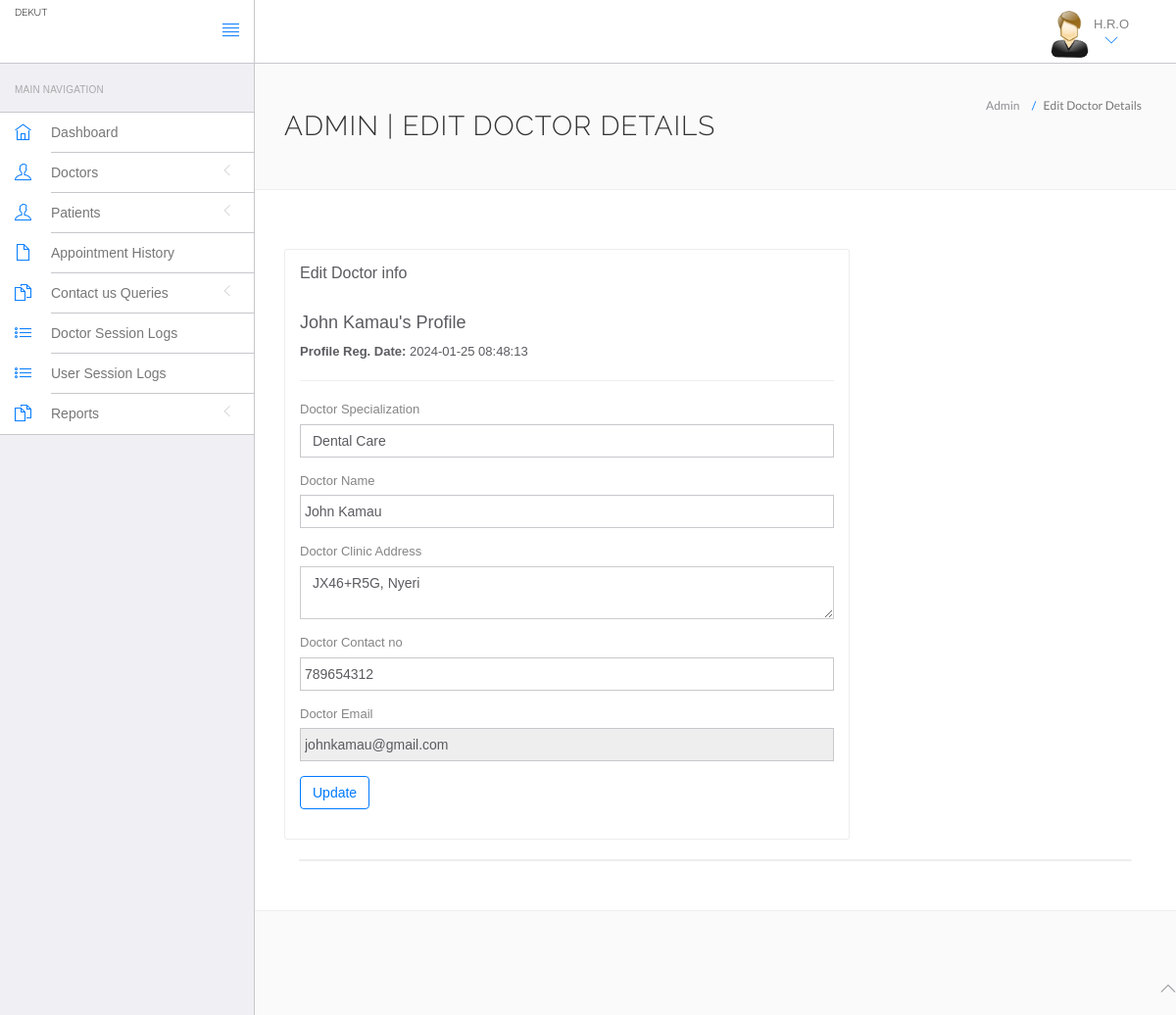
The page /MSC/admin/edit-doctor.php?id=24 (signed in) on the database its author committed.
### tables this page shows
CREATE TABLE `doctors` (
  `id` int(11) NOT NULL,
  `specilization` varchar(255) DEFAULT NULL,
  `doctorName` varchar(255) DEFAULT NULL,
  `address` longtext DEFAULT NULL,
  `contactno` bigint(11) DEFAULT NULL,
  `docEmail` varchar(255) DEFAULT NULL,
  `password` varchar(255) DEFAULT NULL,
  `creationDate` timestamp NULL DEFAULT current_timestamp(),
  `updationDate` timestamp NULL DEFAULT NULL ON UPDATE current_timestamp()
);

### MSC/admin/edit-doctor.php (the view, shortened to what this page needs)
<?php
if(strlen($_SESSION['id']==0)) {
 header('location:logout.php');
  } else{
$did=intval($_GET['id']);
?>
<!DOCTYPE html>
<html lang="en">
	<head>
		<link rel="stylesheet" href="vendor/bootstrap/css/bootstrap.min.css">
		<link rel="stylesheet" href="vendor/fontawesome/css/font-awesome.min.css">
		<link rel="stylesheet" href="vendor/themify-icons/themify-icons.min.css">
		<link href="vendor/animate.css/animate.min.css" rel="stylesheet" media="screen">
		<link href="vendor/perfect-scrollbar/perfect-scrollbar.min.css" rel="stylesheet" media="screen">
		<link href="vendor/switchery/switchery.min.css" rel="stylesheet" media="screen">
		<link href="vendor/bootstrap-touchspin/jquery.bootstrap-touchspin.min.css" rel="stylesheet" media="screen">
		<link href="vendor/select2/select2.min.css" rel="stylesheet" media="screen">
		<link href="vendor/bootstrap-datepicker/bootstrap-datepicker3.standalone.min.css" rel="stylesheet" media="screen">
		<link href="vendor/bootstrap-timepicker/bootstrap-timepicker.min.css" rel="stylesheet" media="screen">
		<link rel="stylesheet" href="assets/css/styles.css">
		<link rel="stylesheet" href="assets/css/plugins.css">
		<link rel="stylesheet" href="assets/css/themes/theme-1.css" id="skin_color" />
	</head>
	<body>
		<div id="app">
<?php include('include/sidebar.php');?>
			<div class="app-content">
						<?php include('include/header.php');?>
				<div class="main-content" >
					<div class="wrap-content container" id="container">
						<section id="page-title">
							<div class="row">
								<div class="col-sm-8">
									<h1 class="mainTitle">Admin | Edit Doctor Details</h1>
																	</div>
								<ol class="breadcrumb">
									<li>
										<span>Admin</span>
									</li>
									<li class="active">
										<span>Edit Doctor Details</span>
									</li>
								</ol>
							</div>
						</section>
						<div class="container-fluid container-fullw bg-white">
							<div class="row">
								<div class="col-md-12">
									<div class="row margin-top-30">
										<div class="col-lg-8 col-md-12">
											<div class="panel panel-white">
												<div class="panel-heading">
													<h5 class="panel-title">Edit Doctor info</h5>
												</div>
												<div class="panel-body">
									<?php $sql=mysqli_query($con,"select * from doctors where id='$did'");
while($data=mysqli_fetch_array($sql))
{
?>
<h4><?php echo htmlentities($data['doctorName']);?>'s Profile</h4>
<p><b>Profile Reg. Date: </b><?php echo htmlentities($data['creationDate']);?></p>
<hr />
													<form role="form" name="adddoc" method="post" onSubmit="return valid();">
														<div class="form-group">
															<label for="DoctorSpecialization">
																Doctor Specialization
															</label>
							<select name="Doctorspecialization" class="form-control" required="required">
					<option value="<?php echo htmlentities($data['specilization']);?>">
					<?php echo htmlentities($data['specilization']);?></option>
															</select>
														</div>
<div class="form-group">
															<label for="doctorname">
																 Doctor Name
															</label>
	<input type="text" name="docname" class="form-control" value="<?php echo htmlentities($data['doctorName']);?>" >
														</div>
<div class="form-group">
															<label for="address">
																 Doctor Clinic Address
															</label>
					<textarea name="clinicaddress" class="form-control"><?php echo htmlentities($data['address']);?></textarea>
														</div>
<div class="form-group">
<div class="form-group">
									<label for="fess">
																 Doctor Contact no
															</label>
					<input type="text" name="doccontact" class="form-control" required="required"  value="<?php echo htmlentities($data['contactno']);?>">
														</div>
<div class="form-group">
									<label for="fess">
																 Doctor Email
															</label>
					<input type="email" name="docemail" class="form-control"  readonly="readonly"  value="<?php echo htmlentities($data['docEmail']);?>">
														</div>
														<?php } ?>
														<button type="submit" name="submit" class="btn btn-o btn-primary">
															Update
														</button>
													</form>
												</div>
											</div>
										</div>
											</div>
										</div>
									<div class="col-lg-12 col-md-12">
											<div class="panel panel-white">
											</div>
										</div>
									</div>
								</div>
							</div>
						</div>
					</div>
				</div>
	<?php include('include/footer.php');?>
	</body>
</html>
<?php } ?>

### MSC/admin/assets/css/themes/theme-1.css (style rules this page uses)
body { background: #FAFAFA; }

### rows shown on the page
doctors: doctorName "John Kamau", creationDate "2024-01-25 08:48:13", Doctorspecialization "Dental Care", docname "John Kamau", clinicaddress "JX46+R5G, Nyeri", doccontact "789654312", docemail "johnkamau@gmail.com"
